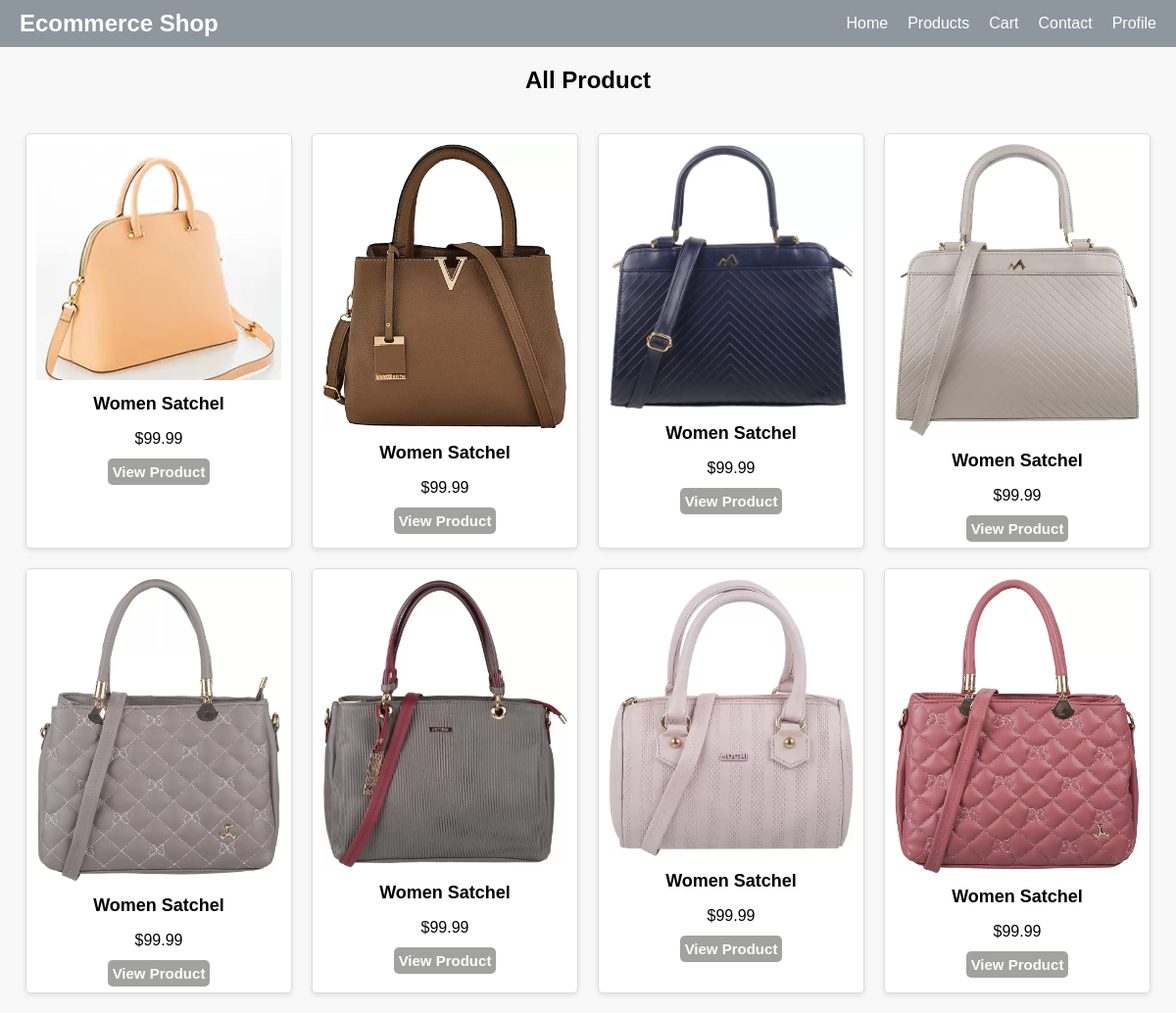
Page /categories?categori=Satchel on the earlier database version.
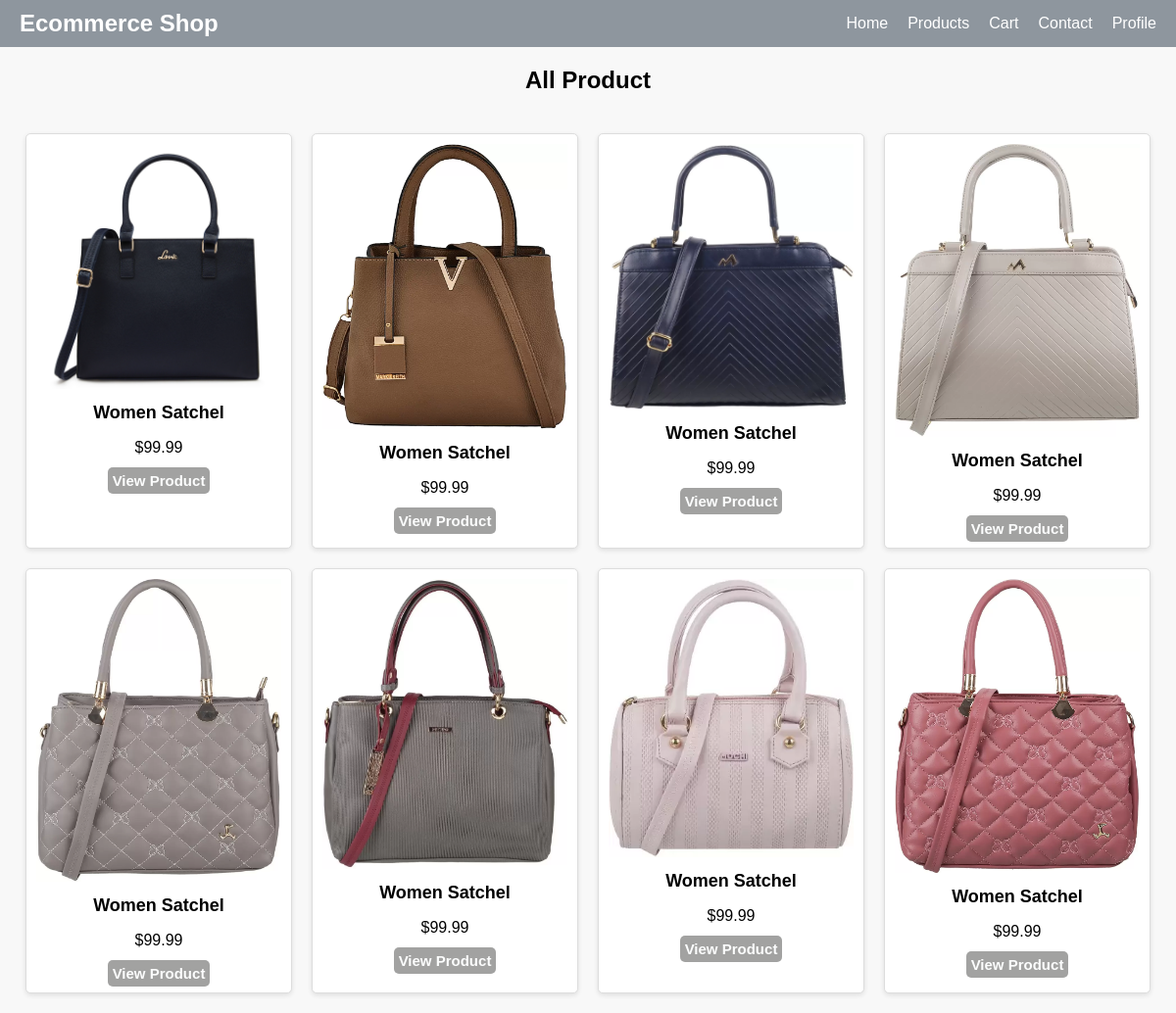
Same page on the later database version.
### User/models.py (models this page shows)
class Products(models.Model):
    image = models.ImageField(upload_to='images/')
    product = models.CharField(max_length=30)
    price = models.FloatField()
    desc = models.CharField(max_length=300)
    categori = models.CharField(max_length=100)
    using = models.CharField(max_length=100)

### User/views.py (the view)
# urls.py: path('categories', Categories),
def Categories(request):
    categori = request.GET.get('categori')
    view = Products.objects.filter(categori=categori)
    print(view)
    return render(request, 'categories.html', {"view": view})

### templates/categories.html (shortened to what this page needs)
<!DOCTYPE html>
{% load static %}
<html lang="en">
<head>
    <link rel="stylesheet" href="{% static 'css/c.css' %}">
    <link rel="stylesheet" href="{% static 'css/all.min.css' %}">
<body>
    <header>
        <div class="logo">
            <h1>Ecommerce Shop</h1>
        </div>
        <nav>
            <ul>
                <li><a href="/">Home</a></li>
                <li><a href="/main">Products</a></li>
                <li><a href="/cart">Cart</a></li>
                <li><a href="#">Contact</a></li>
                <li><a href="/login">Profile </a></li>
            </ul>
        </nav>
    </header>
    <h2 style="text-align: center;">All Product</h2>
    <div class="product-grid">
        {% for i in view %}
        <div class="product-card">
            <img src="media/{{i.image}}"
                alt="Product 1">
            <h3>{{i.product}}</h3>
            <p>${{i.price}}</p>
            <a href="/product?id={{i.id}}" class="btn">View Product</a>
        </div>
        {% endfor %}
    </div>
</body>
</html>

Differences in the rows shown:
changed Products (number 1 of 8 on the later page): image: a different picture
